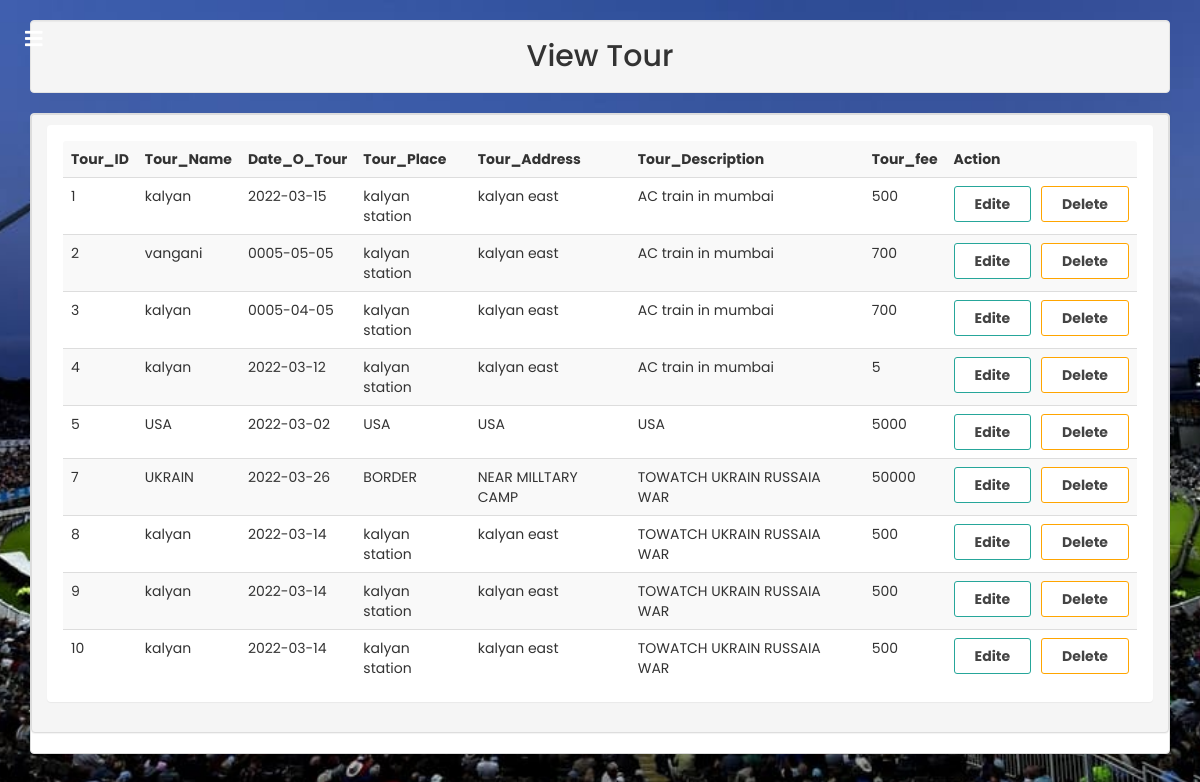
The app's page /tour/tour_view.php with its own data.
### tables this page shows
CREATE TABLE `tour` (
  `tourid` int(200) NOT NULL,
  `tname` varchar(200) NOT NULL,
  `dot` date NOT NULL,
  `tplace` varchar(200) NOT NULL,
  `taddress` text NOT NULL,
  `tdsp` text NOT NULL,
  `tfee` int(200) NOT NULL
);

### tour/tour_view.php (the view)
<?php
include '../header/header.php';
include 'header.php';
?>
<h2> <div class="well text-center">View Tour </div></h2>
<div class="panel panel-default">
    <div class="panel panel-heading">
<?php
$conn= mysqli_connect("localhost","root","","cms")or die("connection fail");
$sql="SELECT * FROM tour";
$result = mysqli_query($conn,$sql)or die("connection failed");
if(mysqli_num_rows($result)>0){
?>
<div class="panel panel-body">
<table class="table table-striped">
          <tr>
          <th>Tour_ID</th>
          <th>Tour_Name</th>
          <th>Date_O_Tour</th>
          <th>Tour_Place</th>
          <th>Tour_Address</th>
          <th>Tour_Description</th>
          <th>Tour_fee</th>
          <th>Action</th>
          </tr>
          <?php while($row=mysqli_fetch_assoc($result)){ ?>
              <tr>
                  <td><?php echo $row['tourid'] ?></td>
                  <td><?php echo $row['tname'] ?></td>
                  <td><?php echo $row['dot'] ?></td>
                  <td><?php echo $row['tplace'] ?></td>
                  <td><?php echo $row['taddress'] ?></td>
                  <td><?php echo $row['tdsp'] ?></td>
                  <td><?php echo $row['tfee'] ?></td>
                  <td>
                    <span class="action_btn">
                      <a href='tour_edit.php?id=<?php echo $row['tourid'] ?>'>Edite</a>
                      <a href='tour_delete.php?id=<?php echo $row['tourid'] ?>'>Delete</a>
                    </span>
                  </td>
              </tr>
              <?php } ?>
      </table>
      <?php }
      else{
        echo "<h1> No Record Present<?h1>";
        mysqli_close($conn);
      }
      ?>
</div>
    </div>
</div>

### css/maincss.css (style rules this page uses)
* { margin: 0; padding: 0; box-sizing: border-box; font-family: "Poppins", sans-serif; }
body { min-height: 100vh; background: url(ing2.jpeg)no-repeat; background-size: cover; background-position: center; }

### css/player44.css (style rules this page uses)
.action_btn { display: flex; justify-content: center; gap: 10px; }
.action_btn>a { text-decoration: none; color: #444; background: #fff; border: 1px solid; display: inline-block; padding: 7px 20px; font-weight: bold; border-radius: 3px; transition: 0.3s ease-in-out; }
.action_btn>a:nth-child(1) { border-color: #26a69a; }
.action_btn>a:nth-child(2) { border-color: orange; }

### records on screen
tour: tourid "1", tname "kalyan", dot "2022-03-15", tplace "kalyan station", taddress "kalyan east", tdsp "AC train in mumbai", tfee "500"
tour: tourid "2", tname "vangani", dot "0005-05-05", tplace "kalyan station", taddress "kalyan east", tdsp "AC train in mumbai", tfee "700"
tour: tourid "3", tname "kalyan", dot "0005-04-05", tplace "kalyan station", taddress "kalyan east", tdsp "AC train in mumbai", tfee "700"
tour: tourid "4", tname "kalyan", dot "2022-03-12", tplace "kalyan station", taddress "kalyan east", tdsp "AC train in mumbai", tfee "5"
tour: tourid "5", tname "USA", dot "2022-03-02", tplace "USA", taddress "USA", tdsp "USA", tfee "5000"
tour: tourid "7", tname "UKRAIN", dot "2022-03-26", tplace "BORDER", taddress "NEAR MILLTARY CAMP", tdsp "TOWATCH UKRAIN RUSSAIA WAR", tfee "50000"
tour: tourid "8", tname "kalyan", dot "2022-03-14", tplace "kalyan station", taddress "kalyan east", tdsp "TOWATCH UKRAIN RUSSAIA WAR", tfee "500"
tour: tourid "9", tname "kalyan", dot "2022-03-14", tplace "kalyan station", taddress "kalyan east", tdsp "TOWATCH UKRAIN RUSSAIA WAR", tfee "500"
tour: tourid "10", tname "kalyan", dot "2022-03-14", tplace "kalyan station", taddress "kalyan east", tdsp "TOWATCH UKRAIN RUSSAIA WAR", tfee "500"
